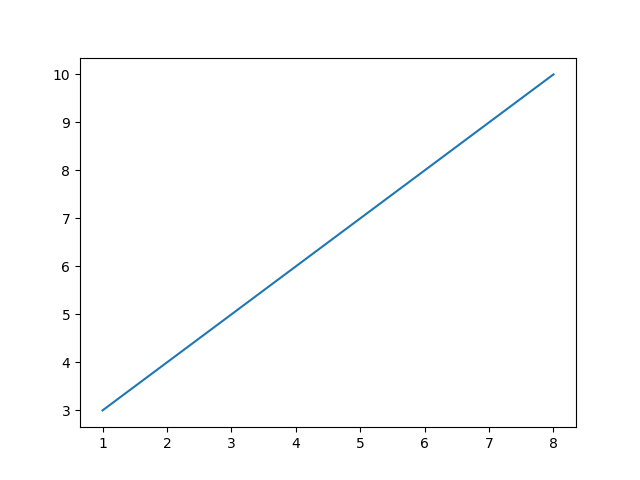

Source code (Python):

import matplotlib.pyplot as plt
import numpy as np

xpoints = np.array([1, 8])
ypoints = np.array([3, 10])

plt.plot(xpoints, ypoints)
plt.show()
